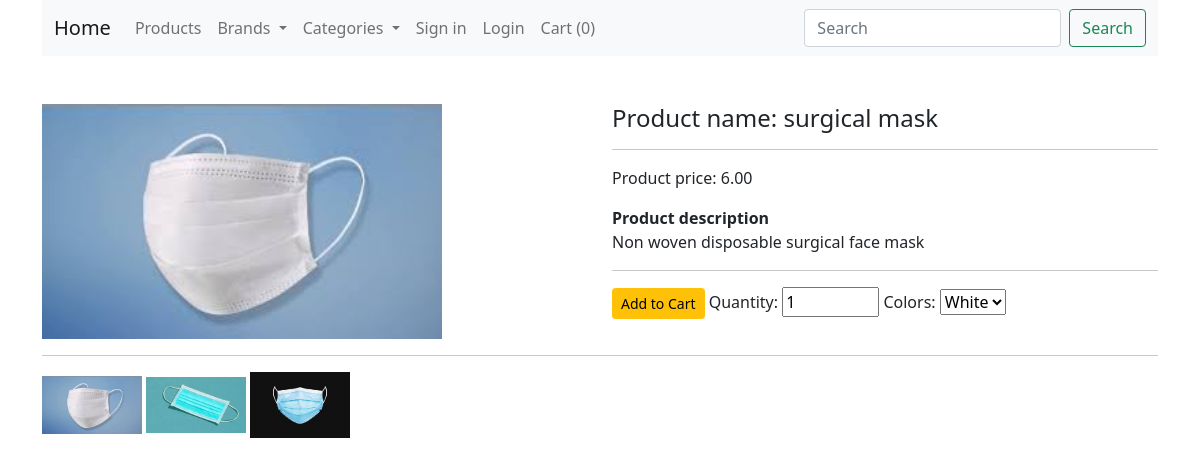
/product/5, run on the app's committed database.
### shop/products/models.py (models this page shows, shortened)
class Addproduct(db.Model):
    __searchable__=['name','desc']
    id = db.Column(db.Integer, primary_key=True)
    name = db.Column(db.String(80), nullable=False)
    price = db.Column(db.Numeric(10,2), nullable=False)
    discount = db.Column(db.Integer, default=0)
    stock = db.Column(db.Integer, nullable=False)
    colors = db.Column(db.Text, nullable=False)
    desc = db.Column(db.Text, nullable=False)
    pub_date = db.Column(db.DateTime, nullable=False, default=datetime.utcnow)
    brand_id = db.Column(db.Integer, db.ForeignKey('brand.id'), nullable=False)
    brand = db.relationship('Brand',backref=db.backref('brands', lazy=True))
    category_id = db.Column(db.Integer, db.ForeignKey('category.id'), nullable=False)
    category = db.relationship('Category',backref=db.backref('categories', lazy=True))
    image_1 = db.Column(db.String(150), nullable=False, default='image1.jpg')
    image_2 = db.Column(db.String(150), nullable=False, default='image2.jpg')
    image_3 = db.Column(db.String(150), nullable=False, default='image3.jpg')

### shop/products/routes.py (the view)
@app.route('/product/<int:id>')
def single_page(id):
    product = Addproduct.query.get_or_404(id)
    return render_template('products/single_page.html',product=product,brands=brands(), categories=categories())

### shop/products/routes.py (called while the page is built)
def brands():
    return Brand.query.join(Addproduct, (Brand.id == Addproduct.brand_id)).all()

def categories():
    return Category.query.join(Addproduct, (Category.id == Addproduct.category_id)).all()

### shop/templates/products/single_page.html (shortened to what this page needs)
{% extends 'layout.html' %}
{% block content %}
{% include 'navbar.html' %}
<div class="container mt-5">
    <div class="row">
        <div class="col-md-6" id="b_image">
            <img src="{{url_for('static',filename='images/' + product.image_1)}}" alt="{{product.name}}" width="400">
        </div>
        <div class="col-md-6">
            <h4>Product name: {{product.name}} </h4>
            <hr>
            <p>Product price: {{product.price}}</p>
            <b>Product description</b>
            <p>{{product.desc}}</p>
            <hr>
            <form action="{{url_for('Addcart')}}" method="POST">
              <button type="submit" class="btn btn-sm btn-warning">Add to Cart</button>
              <label for="quantity">Quantity: </label>
              <input type="number" name="quantity" value="1" min="1" max="{{product.stock}}">
              {% set colors = product.colors.split(',') %}
              <label for="colors">Colors: </label>
              <select name="colors" id="colors">
                  {% for color in colors %}
                  {% set col = color.split(':') %}
                  <option value="{{col[0]}}">{{col[0] | capitalize }}</option>
                  {% endfor %}
              </select>
          </form>
        </div>
    </div>
    <div class="row">
        <div class="col-md-12" id="s_image">
          <hr>
            <img src="{{url_for('static',filename='images/'+ product.image_1)}}" alt="{{product.name}}" width="100">
            <img src="{{url_for('static',filename='images/'+ product.image_2)}}" alt="{{product.name}}" width="100"
                class="ml-5">
            <img src="{{url_for('static',filename='images/'+ product.image_3)}}" alt="{{product.name}}" width="100"
                class="ml-5">
        </div>
    </div>
</div>
{% endblock content %}

### shop/templates/layout.html (shortened to what this page needs)
<!doctype html>
<html lang="en">
<head>
    <link href="{{url_for('static', filename='css/bootstrap.min.css')}}" rel="stylesheet">
</head>
<body>
    {% block content %}
    {% endblock content %}
</body>
</html>

### shop/templates/navbar.html (shortened to what this page needs)
<div class="container">
    <nav class="navbar navbar-expand-lg navbar-light bg-light">
      <div class="container-fluid">
        <a class="navbar-brand" href="/">Home</a>
        <div class="collapse navbar-collapse" id="navbarSupportedContent">
          <ul class="navbar-nav me-auto mb-2 mb-lg-0">
            <li class="nav-item">
              <a class="nav-link" href="/">Products</a>
            </li>
            <li class="nav-item dropdown">
              <a class="nav-link dropdown-toggle" href="#" id="navbarDropdown" role="button" data-bs-toggle="dropdown"
                aria-expanded="false">
                Brands
              </a>
            </li>
            <li class="nav-item dropdown">
              <a class="nav-link dropdown-toggle" href="#" id="navbarDropdown" role="button" data-bs-toggle="dropdown"
                aria-expanded="false">
                Categories
              </a>
            </li>
            {% if current_user.is_authenticated %}
            <li class="nav-item">
              <a href="#" class="nav-link">{{current_user.name}}</a>
            </li>
            <li class="nav-item">
              <a href="{{url_for('customer_logout')}}" class="nav-link">Logout</a>
            </li>
            {% else %}
            <li class="nav-item">
              <a href="{{url_for('customer_register')}}" class="nav-link">Sign in</a>
            </li>
            <li class="nav-item">
              <a href="{{url_for('customerLogin')}}" class="nav-link">Login</a>
            </li>
            {% endif %}
            <li class="nav-item">
              <a class="nav-link" href="{{url_for('getCart')}}" tabindex="-1">Cart ({{session['Shoppingcart']|length}})</a>
            </li>
          </ul>
          <form class="d-flex" action= "{{url_for('result')}}">
            <input class="form-control me-2" type="search" placeholder="Search" aria-label="Search" name="q">
            <button class="btn btn-outline-success" type="submit">Search</button>
          </form>
        </div>
      </div>
    </nav>
  </div>

### data on the page
Addproduct: image_1 (picture), name "surgical mask", price "6.00", desc "Non woven disposable surgical face mask", image_2 (picture), image_3 (picture)

### other printed values
{{ session['Shoppingcart']|length }} "0"
form field colors "White"
